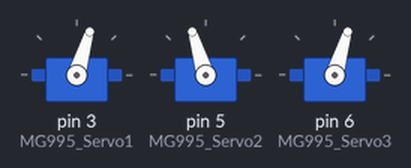
Simulated run of this sketch. Board: Arduino Uno, built with avr-gcc and run on an emulated ATmega328P. Shown: 3 × servo. What the sketch prints to the serial monitor is not drawn.

Above: at 0.15 s.
At 0.8 s:
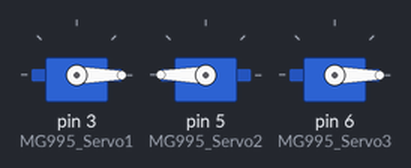
Timing chart, 0 to 2.3 s (numbered marks = the images above):
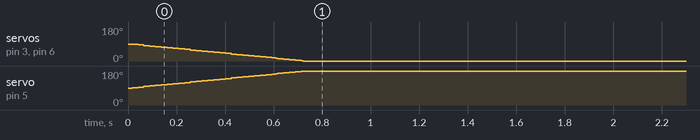

The sketch:

07-Robot_Blutooth.ino
```cpp
#include <Arduino.h>
#include <Servo.h>
#include <NeoSWSerial.h>

// Bluetooth serial pins (as in your original code)
NeoSWSerial bluetooth(A4, A5);

Servo MG995_Servo1;
Servo MG995_Servo2;
Servo MG995_Servo3;

char message[15];
uint8_t index = 0;

uint8_t v1 = 0, last_v1 = 0;
uint8_t v2 = 180, last_v2 = 180;
uint8_t v3 = 0, last_v3 = 0;

unsigned long time_v1 = 0, time_v2 = 0, time_v3 = 0;
char speed = 7;

uint8_t mode = 3;  // default to bluetooth mode
uint8_t last_mode = 3;

void set_servo()
{
  if (v1 != last_v1)
  {
    if (millis() - time_v1 > speed)
    {
      time_v1 = millis();
      if (last_v1 < v1)
        MG995_Servo1.write(++last_v1);
      else if (last_v1 > v1)
        MG995_Servo1.write(--last_v1);
    }
  }
  else
    last_v1 = MG995_Servo1.read();

  if (v2 != last_v2)
  {
    if (millis() - time_v2 > speed)
    {
      time_v2 = millis();
      if (last_v2 < v2)
        MG995_Servo2.write(++last_v2);
      else if (last_v2 > v2)
        MG995_Servo2.write(--last_v2);
    }
  }
  else
    last_v2 = MG995_Servo2.read();

  if (v3 != last_v3)
  {
    if (millis() - time_v3 > speed)
    {
      time_v3 = millis();
      if (last_v3 < v3)
        MG995_Servo3.write(++last_v3);
      else if (last_v3 > v3)
        MG995_Servo3.write(--last_v3);
    }
  }
  else
    last_v3 = MG995_Servo3.read();
}

void setup()
{
  Serial.begin(115200);
  bluetooth.begin(9600);

  MG995_Servo1.attach(3);
  MG995_Servo2.attach(5);
  MG995_Servo3.attach(6);

  Serial.println("Bluetooth servo control mode started");
}

void loop()
{
  set_servo();

  if (mode == 3)  // bluetooth control mode
  {
    while (bluetooth.available() > 0)
    {
      char inByte = bluetooth.read();
      message[index] = inByte;

      if (inByte == '\n')
      {
        message[index] = 0;  // null terminate

        // Parse command: last 4 chars before '\n' are "idxxx"
        // Example command: "id100\n" => id=1, set=100
        if (index >= 4)
        {
          uint8_t id = message[index - 4] - '0';
          uint16_t set = (message[index - 3] - '0') * 100 + (message[index - 2] - '0') * 10 + (message[index - 1] - '0');

          if (id == 1)
            v1 = set;
          else if (id == 2)
            v2 = 180 - set;  // as in your original code
          else if (id == 3)
            v3 = set;
          else if (id == 4 && set == 188)
          {
            v1 = 0;
            v2 = 180;
            v3 = 0;
          }
        }
        index = 0;  // reset for next message

        // Flush any remaining chars in buffer
        while (bluetooth.available() > 0)
          bluetooth.read();
      }
      else
      {
        index++;
        if (index >= sizeof(message) - 1)
          index = 0;  // avoid overflow
      }
    }
  }
}
```

Measured:
- by itself, servo on pin 3 (MG995_Servo1), servo on pin 6 (MG995_Servo3): moves from 90° to 0° over 0.70 s
- by itself, servo on pin 5 (MG995_Servo2): moves from 90° to 180° over 0.70 s
